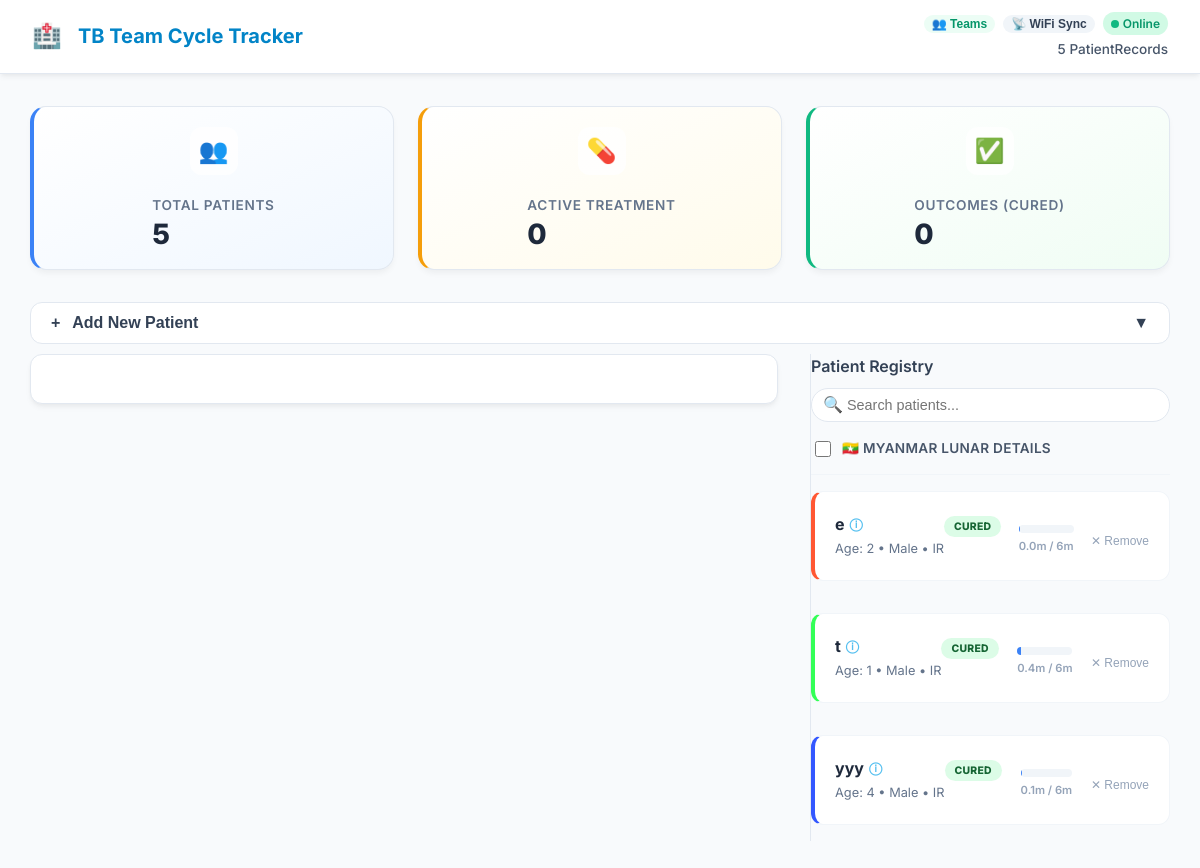
The page / on the database its author committed.
### app.py (models this page shows)
class Patient(db.Model):
    id = db.Column(db.Integer, primary_key=True)
    uid = db.Column(db.String(36), unique=True, default=lambda: str(uuid.uuid4())) # Unique Sync ID
    team_id = db.Column(db.String(50), default='DEFAULT') # <-- For Multi-Team Management
    name = db.Column(db.String(100), nullable=False)
    age = db.Column(db.Integer, nullable=False)
    sex = db.Column(db.String(10), nullable=False)
    address = db.Column(db.String(200))
    regime = db.Column(db.String(50), nullable=False)
    remark = db.Column(db.String(500))
    updated_at = db.Column(db.DateTime, default=datetime.utcnow, onupdate=datetime.utcnow) # Sync Timestamp
    events = db.relationship("Event", backref="patient", lazy=True, cascade="all, delete-orphan")

class Event(db.Model):
    id = db.Column(db.Integer, primary_key=True)
    title = db.Column(db.String(50))
    start = db.Column(db.String(20))
    color = db.Column(db.String(20))
    patient_id = db.Column(db.Integer, db.ForeignKey("patient.id"))
    updated_at = db.Column(db.DateTime, default=datetime.utcnow, onupdate=datetime.utcnow) # Sync Timestamp
    missed_days = db.Column(db.Integer, default=0)
    remark = db.Column(db.String(200))
    outcome = db.Column(db.String(20))  # e.g., Failed, LTFU, Died, Cured, Completed
    original_start = db.Column(db.String(20))  # store original planned date

### app.py (the view)
@app.route("/")
def index():
    patients = Patient.query.all()
    host_ip = get_local_ip()
    port = int(os.environ.get("PORT", 5000))
    share_url = f"http://{host_ip}:{port}"
    return render_template("index.html", patients=patients, share_url=share_url)

### app.py (called while the page is built)
def get_local_ip():
    try:
        s = socket.socket(socket.AF_INET, socket.SOCK_DGRAM)
        s.connect(("8.8.8.8", 80))
        ip = s.getsockname()[0]
        s.close()
        return ip
    except:
        return "127.0.0.1"

@app.after_request
def after_request(response):
    response.headers.add('Access-Control-Allow-Origin', '*')
    response.headers.add('Access-Control-Allow-Headers', 'Content-Type,Authorization')
    response.headers.add('Access-Control-Allow-Methods', 'GET,PUT,POST,DELETE,OPTIONS')
    return response

### templates/index.html (shortened to what this page needs)
<!DOCTYPE html>
<html lang="en">
  <head>
    <link
      href="https://cdn.jsdelivr.net/npm/fullcalendar@6.1.9/index.global.min.css"
      rel="stylesheet"
    />
    <link
      rel="stylesheet"
      href="{{ url_for('static', filename='style.css') }}"
    />
  </head>
  <body>
    <header>
      <h1>
        <span style="font-size: 1.5rem; margin-right: 0.5rem">🏥</span>
        TB Team Cycle Tracker
      </h1>
      <div style="display: flex; flex-direction: column; align-items: flex-end">
        <div
          style="
            display: flex;
            align-items: center;
            gap: 8px;
            margin-bottom: 4px;
          "
        >
          <button
            id="teamsBtn"
            style="
              border: none;
              background: #ecfdf5;
              color: #059669;
              font-size: 0.75rem;
              font-weight: 600;
              padding: 2px 8px;
              border-radius: 12px;
              cursor: pointer;
              display: flex;
              gap: 4px;
              position: relative;
            "
          >
            👥 Teams
          </button>
          <button
            id="wifiSyncBtn"
            style="
              border: none;
              background: #f1f5f9;
              color: var(--text-main);
              font-size: 0.75rem;
              font-weight: 600;
              padding: 2px 8px;
              border-radius: 12px;
              cursor: pointer;
              display: flex;
              align-items: center;
              gap: 4px;
            "
          >
            📡 WiFi Sync
          </button>
          <div
            id="networkStatus"
            style="
              font-size: 0.75rem;
              font-weight: 600;
              padding: 2px 8px;
              border-radius: 12px;
              background: #e0f2fe;
              color: #0284c7;
              display: inline-flex;
              align-items: center;
              gap: 4px;
            "
          >
          </div>
        </div>
        <div style="font-size: 0.85rem; color: #475569; font-weight: 500">
          <span id="headerCount">{{ patients|length }}</span> PatientRecords
        </div>
      </div>
    </header>
    <div class="container">
      <div class="dashboard-grid">
        <div
          class="stat-card stat-total"
          id="totalPatientsCard"
          onclick="openPatientList('all')"
        >
          <div class="stat-icon">👥</div>
          <div class="stat-content">
            <div class="stat-label">Total Patients</div>
            <div class="stat-value" id="totalCount">{{ patients|length }}</div>
          </div>
        </div>
        <div
          class="stat-card stat-active"
          id="activeCard"
          onclick="openPatientList('active')"
        >
          <div class="stat-icon">💊</div>
          <div class="stat-content">
            <div class="stat-label">Active Treatment</div>
            <div class="stat-value" id="activeCount">
              {% set active_count = 0 %} {% for p in patients %} {% set
              active_count = active_count + 1 %} {% endfor %} {{ active_count }}
            </div>
          </div>
        </div>
        <div
          class="stat-card stat-cured"
          id="outcomesCard"
          onclick="openPatientList('completed')"
        >
          <div class="stat-icon">✅</div>
          <div class="stat-content">
            <div class="stat-label">Outcomes (Cured)</div>
            <div class="stat-value" id="curedCount">0</div>
          </div>
        </div>
      </div>
      <div
        class="card"
        style="
          padding: 0;
          overflow: hidden;
          border: none;
          background: transparent;
          box-shadow: none;
        "
      >
        <button id="toggleFormBtn" class="btn toggle-btn">
          <span><span style="margin-right: 8px">+</span> Add New Patient</span>
          <span class="icon-toggle">▼</span>
        </button>
      </div>
      <div class="main-layout">
        <div id="calendar-container">
          <div id="calendar"></div>
        </div>
        <div class="card" id="legend">
          <h4
            style="
              margin-bottom: 0.5rem;
              display: flex;
              justify-content: space-between;
              align-items: center;
            "
          >
            Patient Registry
          </h4>
          <div style="position:relative; margin-bottom:1rem;">
            <input
              type="text"
              id="registrySearch"
              placeholder="Search patients..."
              style="
                width: 100%;
                padding: 8px 12px;
                padding-left: 35px;
                border-radius: 20px;
                border: 1px solid #e2e8f0;
                font-size: 0.9rem;
              "
            />
            <span
              style="
                position: absolute;
                left: 12px;
                top: 50%;
                transform: translateY(-50%);
                color: #94a3b8;
              "
              >🔍</span
            >
          </div>
          <div
            style="
              margin-bottom: 1rem;
              padding-bottom: 0.5rem;
              border-bottom: 1px solid #f1f5f9;
            "
          >
            <label
              style="
                display: flex;
                align-items: center;
                gap: 8px;
                cursor: pointer;
                font-size: 0.85rem;
                color: #475569;
              "
            >
              <input
                type="checkbox"
                id="toggleMyanmarDetails"
                style="width: 16px; height: 16px"
              />
              🇲🇲 Myanmar Lunar Details
            </label>
          </div>
          <ul id="registryList">
            {% for p in patients %} {% if p.events %}
            <li
              class="patient-item"
              data-name="{{ p.name|lower }}"
              data-uid="{{ p.uid }}"
              data-start="{{ p.events[0].start if p.events else '' }}"
              data-regime="{{ p.regime }}"
              style="border-left-color: {{ p.events[0].color if p.events else '#cbd5e1' }}"
            >
              <div
                style="
                  display: flex;
                  justify-content: space-between;
                  align-items: flex-start;
                "
              >
                <div style="flex: 1">
                  <strong
                    onclick="openPatientDetail('{{ p.uid }}')"
                    class="patient-name-link"
                  >
                    {{ p.name }} <span class="info-icon">ⓘ</span>
                  </strong>
                  <div class="patient-meta">
                    Age: {{ p.age }} • {{ p.sex }} • {{ p.regime }}
                  </div>
                </div>
                <div class="patient-status" id="status-{{ p.uid }}">
                  {% set last_event = p.events|sort(attribute='start')|last %}
                  {% if not last_event or not last_event.outcome %}
                  <span class="badge badge-active">Active</span>
                  {% else %} {% set out = last_event.outcome %}
                  <span
                    class="badge"
                    style="background: {{ '#dcfce7' if out in ['Cured', 'Completed'] else '#fee2e2' }}; color: {{ '#166534' if out in ['Cured', 'Completed'] else '#991b1b' }};"
                    >{{ out }}</span
                  >
                  {% endif %}
                </div>
              </div>
              <div class="progress-container" style="margin-top: 10px">
                <div class="progress-bar-bg">
                  <div
                    class="progress-bar-fill"
                    id="progress-{{ p.uid }}"
                    style="width: 0%"
                  ></div>
                </div>
                <div class="progress-label" id="progress-text-{{ p.uid }}">
                </div>
              </div>
              <div
                style="
                  margin-top: 10px;
                  display: flex;
                  justify-content: flex-end;
                "
              >
                <button
                  class="deletePatientBtn btn-text-danger"
                  data-id="{{ p.id }}"
                >
                  ✕ Remove
                </button>
              </div>
            </li>
            {% endif %} {% endfor %}
          </ul>
        </div>
      </div>
    </div>
  </body>
</html>

### rows shown on the page
Patient: name "e", age "2", sex "Male", regime "IR"
Event: outcome "CURED"
Patient: name "t", age "1", sex "Male", regime "IR"
Event: outcome "CURED"
Patient: name "yyy", age "4", sex "Male", regime "IR"
Event: outcome "CURED"

### other values the page prints
{{ patients|length }} "5"
{{ active_count }} "0"
